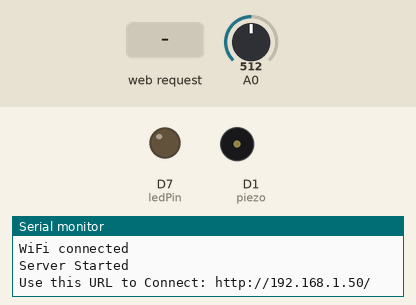
Simulated run of this sketch. Board: ESP8266 (NodeMCU). On the bench: output pins drawn as LEDs (lit = HIGH), buzzer (waves = sounding, pin HIGH), the last lines printed to the serial monitor. Inputs (shaded band) come from the test bench; at power-on: A0 = 512. WiFi joins after 1.5 s; servers stay silent unless stated.

Above: at 2.7 s.
2.8 s: HTTP request GET /piezo=ON received
At 4.0 s:
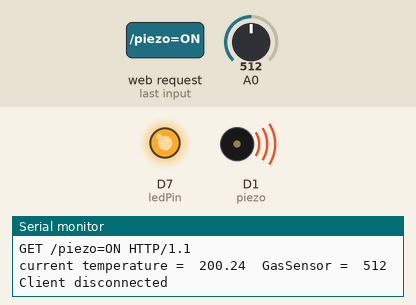
4.3 s: HTTP request GET /?piezo=OFF received
At 6.0 s:
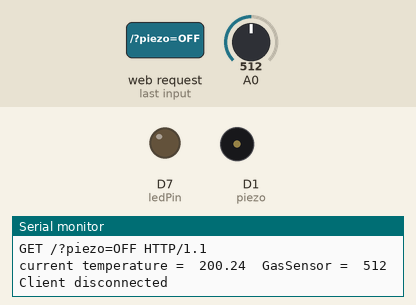
Timing chart, 0 to 7.5 s (numbered marks = the images above; inputs shaded):
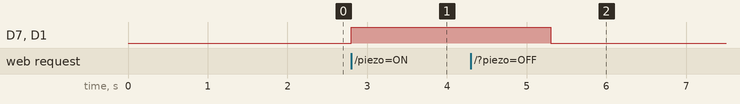

The sketch:

fire_alarm_system.ino
```cpp
#include <ESP8266WiFi.h>

float temp;
float vout;
float vout1;
int piezo = 5; // GPIO5 --- D1 of NodeMCU
int gasSensor;

const char* ssid = "Galaxy A1281F9";
const char* password = "00000001";
int ledPin = 13; // GPIO13 --- D7 of NodeMCU
WiFiServer server(80);

void setup(){
  Serial.begin(115200);
  delay(10);

  pinMode(A0, INPUT);
  pinMode(D0, INPUT);
  pinMode(ledPin,OUTPUT);
  pinMode(piezo, OUTPUT);

  //Connect to WiFi network
  Serial.println();
  Serial.println();
  Serial.print("Connecting to ");
  Serial.println(ssid);

  WiFi.begin(ssid, password);
  while(WiFi.status() != WL_CONNECTED){
    delay(500);
    Serial.println("connecting...");
    }
  Serial.println("");
  Serial.println("WiFi connected");

  //Start the server
  server.begin();
  Serial.println("Server Started");

  //Print the IP address

  Serial.print("Use this URL to Connect: ");
  Serial.print("http://");
  Serial.print(WiFi.localIP());
  Serial.println("/");
}

void loop() {
  //Check if a client has connected
  WiFiClient client = server.available();
  if (!client){
    return;
  }

  //Wait until the client sends some data
  Serial.println("new client");
    while(!client.available()){
        delay(1);
  }
  // Read the first line of the request
  String request = client.readStringUntil('\r');
  Serial.println(request);
  client.flush();

  vout = analogRead(D0);
  vout1 = (vout / 1023) * 5000;
  temp = (vout1 - 500) / 10;
  gasSensor = analogRead(A0);

  //Match the request
  int value = LOW;

  if(temp >= 80){
    digitalWrite(piezo, HIGH);
    digitalWrite(ledPin, HIGH);
  }
  else {
    digitalWrite(piezo, LOW);
    digitalWrite(ledPin, LOW);
  }

  if (gasSensor >= 200) {
    digitalWrite(piezo, HIGH);
    digitalWrite(ledPin, HIGH);
  } else {
    digitalWrite(piezo, LOW);
    digitalWrite(ledPin, LOW);
  }

  Serial.print("current temperature = ");
  Serial.print(" ");
  Serial.print(temp);
  Serial.print("\t");
  Serial.print("GasSensor = ");
  Serial.print(" ");
  Serial.print(gasSensor);
  Serial.println();
  delay(1000);

  if (request.indexOf("/piezo=ON") != -1) {
    digitalWrite(ledPin, HIGH);
    digitalWrite(piezo, HIGH);
    value = HIGH;
  }
  if (request.indexOf("piezo=OFF") != -1) {
    digitalWrite(ledPin, LOW);
    digitalWrite(piezo, LOW);
    value = LOW;
  }

  // client side interface

  //Return the response
  client.println("HTTP/1.1 200 OK");
  client.println("Content-Type: text/html");
  client.println("");
  client.println("<!DOCTYPE HTML>");
  client.println("<html>");
  client.println("<h1>IoT Based Fire Detection System</h1>");
  client.print("Buzzer is now: ");

  if (value == HIGH) {
    client.print("ON");
  } else {
    client.print("OFF");
  }

  client.println("<br><br>");
  client.println("<a href=\"/piezo=ON\"><button>ON</button></a>");
  client.println("<a href=\"/piezo=OFF\"><button>OFF</button></a><br />");
  client.println("</html>");

  delay(1);
  Serial.println("Client disconnected");
  Serial.println("");
}
```

Measured:
- after the input at 2.8 s, D7 (ledPin), D1 (piezo): LOW → HIGH at once
- after the input at 4.3 s, D7 (ledPin), D1 (piezo): HIGH → LOW after 1.0 s
